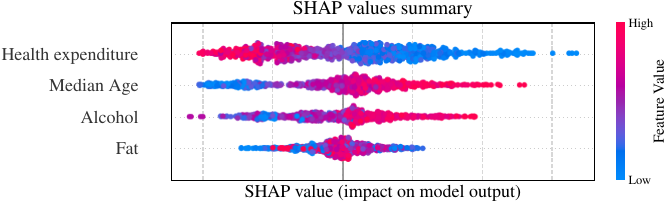

Write the Python code that produced this figure.
import pandas as pd
from sklearn.preprocessing import StandardScaler
from pathlib import Path
import sys
import seaborn as sns
import matplotlib.pyplot as plt

from tueplots import bundles
from tueplots.constants.color import rgb

from pathlib import Path
# Add the parent directory to the sys.path (without this we cannot import constants or scripts)
print(Path.cwd())
sys.path.insert(0, str(Path.cwd()))

from src.utils import get_iso3_gbd

DATA_PATH = "data/final/"
DATA_PATH_RAW = "data/raw/"
OUTPUT_PATH = 'doc/IHD_germany_2024/fig'

ihd_df = pd.read_csv(DATA_PATH + "gbd_IschemicHeartDisease_DeathsIncidence.csv")
ihd_df.rename(columns={'year': 'Year'}, inplace=True)
ihd_df = ihd_df[ihd_df['measure_name'] == 'Deaths']
ihd_df['Country Code'] = ihd_df['location_name'].apply(get_iso3_gbd)

fat_df = pd.read_csv(DATA_PATH + "daily_per_capita_fat_supply_final.csv")
fat_df = fat_df[(fat_df['Year'] >= 1990) & (fat_df['Year'] <= 2019)]

alcohol_df = pd.read_csv(DATA_PATH_RAW + "alcohol_germany.csv")
alcohol_df = alcohol_df[(alcohol_df["TIME"] >= 1990) & (alcohol_df["TIME"] <= 2019)]

healthSpending_df = pd.read_csv(DATA_PATH_RAW + "oecd_healthSpending.csv")

medianAge_df = pd.read_csv(DATA_PATH_RAW + "median-age.csv")
medianAge_df = medianAge_df[(medianAge_df['Year'] >= 1990) & (medianAge_df['Year'] <= 2019)]
medianAge_df.drop(columns=['Median age - Sex: all - Age: all - Variant: medium'], inplace=True)
medianAge_df.rename(columns={'Median age - Sex: all - Age: all - Variant: estimates': 'Median Age'}, inplace=True)

def add_alcohol(combined_df):
    alcohol_df_renamed = alcohol_df.rename(columns={'Value': 'Alcohol', "TIME": "Year", "LOCATION": "Country Code"})
    combined_df = combined_df.merge(alcohol_df_renamed[['Alcohol', 'Year', 'Country Code']], on=['Year', 'Country Code'], how='left')
    return combined_df

def add_fat(combined_df):
    fat_df_renamed = fat_df.rename(columns={'Value': 'Fat'})
    combined_df = combined_df.merge(fat_df_renamed[['Fat', 'Year', 'Country Code']], on=['Country Code', 'Year'], how='left')
    return combined_df

def add_healthSpending(combined_df):
    healthSpending_df_renamed = healthSpending_df.rename(columns={'Value': 'Health expenditure', 'TIME': 'Year', 'LOCATION': 'Country Code'})
    combined_df = combined_df.merge(healthSpending_df_renamed[['Health expenditure', 'Year', 'Country Code']], on=['Year', 'Country Code'], how='left')
    return combined_df

def add_medianAge(combined_df):
    medianAge_df_renamed = medianAge_df.rename(columns={'Code': 'Country Code'})
    combined_df = combined_df.merge(medianAge_df_renamed[['Median Age', 'Year', 'Country Code']], on=['Year', 'Country Code'], how='left')
    return combined_df

combined_df = ihd_df[['Value', 'Year', 'Country Code']].copy()
# combined_df = combined_df[combined_df['Country Code'].isin(country_codes)]
combined_df.rename(columns={"Value":'Death Rate'}, inplace=True)

independents = [add_medianAge, add_fat, add_alcohol, add_healthSpending]
for func in independents:
    combined_df = func(combined_df)  
    combined_df.dropna(inplace=True)
    
combined_df.dropna(inplace=True)
combined_df.drop(columns=['Year', 'Country Code'], inplace=True)
combined_df.reset_index(drop=True, inplace=True)

from sklearn.ensemble import RandomForestRegressor
from sklearn.metrics import mean_squared_error, r2_score
from sklearn.model_selection import train_test_split, GridSearchCV
from sklearn.preprocessing import StandardScaler
from sklearn.pipeline import Pipeline

# Prepare the data for modeling
X = combined_df.drop('Death Rate', axis=1)  # independent variables
y = combined_df['Death Rate']  # dependent variable

# Split the data into training and testing sets
X_train, X_test, y_train, y_test = train_test_split(X, y, test_size=0.2, random_state=42)

# Create a pipeline with preprocessing and model
pipeline = Pipeline([
    ('scaler', StandardScaler()),
    ('rf', RandomForestRegressor(random_state=42))
])

# Define a grid of hyperparameters to search
param_grid = {
    'rf__n_estimators': [100, 200, 300],
    'rf__max_depth': [None, 10, 20, 30],
    # Add other parameters here
}

# Use GridSearchCV to find the best parameters
grid_search = GridSearchCV(pipeline, param_grid, cv=5, n_jobs=-1, scoring='neg_mean_squared_error')
grid_search.fit(X_train, y_train)

# Get the best model
best_model = grid_search.best_estimator_

# Predict and evaluate using the best model
rf_pred = best_model.predict(X_test)
rf_mse = mean_squared_error(y_test, rf_pred)
rf_r2 = r2_score(y_test, rf_pred)

# Feature importances
importances = best_model.named_steps['rf'].feature_importances_
feature_names = X_train.columns
forest_importances = pd.Series(importances, index=feature_names).sort_values(ascending=False)

import shap
from tueplots import figsizes
from shap.plots import beeswarm
import numpy as np
import matplotlib.cm as cm
from shap.plots.colors import red_blue

from sklearn.linear_model import LinearRegression
from sklearn.metrics import mean_squared_error, r2_score
from sklearn.model_selection import train_test_split

# Standardize the data
scaler = StandardScaler()

X_train_scaled = scaler.fit_transform(X_train)
X_test_scaled = scaler.transform(X_test)

plt.rcParams.update(bundles.icml2022(column="full", ncols=1, nrows=2))


X_train_scaled = pd.DataFrame(scaler.fit_transform(X_train), columns=X_train.columns)

# Assuming best_model is your trained RandomForestRegressor from GridSearchCV
explainer = shap.TreeExplainer(best_model.named_steps['rf'])
shap_values = explainer(X_train_scaled)

beeswarm(shap_values, show=False, plot_size = figsizes.icml2022_full()['figure.figsize'], color_bar=False)

plt.rcParams.update(bundles.icml2022(column="full", ncols=1, nrows=2))
# ax.set_title('SHAP values summary')
# Formatting the plot
num_features = X_train_scaled.shape[1]
feature_order = np.argsort(np.sum(np.abs(explainer.shap_values(X_train_scaled)), axis=0))
plt.tick_params(
    axis='x',          # changes apply to the x-axis
    which='both',      # both major and minor ticks are affected
    bottom=False,      # ticks along the bottom edge are off
    top=False,         # ticks along the top edge are off
    labelbottom=False  # labels along the bottom edge are off
)
plt.gca().spines['right'].set_visible(True)
plt.gca().spines['top'].set_visible(True)
plt.gca().spines['left'].set_visible(True)
plt.yticks([])
plt.yticks(range(num_features))
plt.title('SHAP values summary', fontsize=14)
plt.gca().set_xlabel('SHAP value (impact on model output)')
plt.grid(True, axis='x', linestyle='--', alpha=0.5)
       
m = cm.ScalarMappable(cmap=red_blue)
m.set_array([0, 1])
cb = plt.colorbar(m, ax=plt.gca(), ticks=[0, 1], aspect=20)
cb.set_ticklabels(['Low', 'High'], fontsize=9)
cb.set_label('Feature Value', labelpad=0, fontsize=11)
cb.ax.tick_params(length=0)
cb.set_alpha(1)
cb.outline.set_visible(False)
plt.savefig(f'{OUTPUT_PATH}/fig_shap_values_summary.pdf')
plt.savefig(f'{OUTPUT_PATH}/fig_shap_values_summary.jpg')

